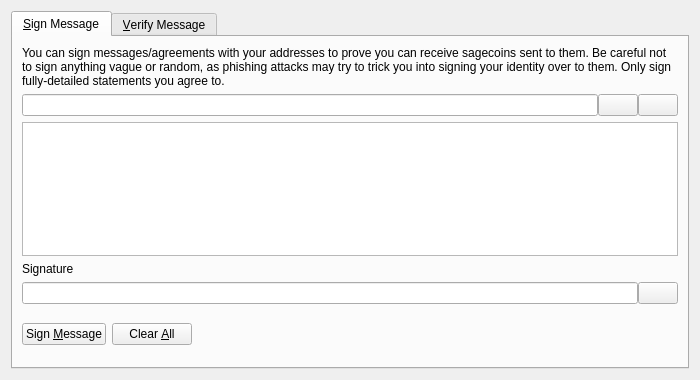
<?xml version="1.0" encoding="UTF-8"?>
<ui version="4.0">
 <class>SignVerifyMessageDialog</class>
 <widget class="QDialog" name="SignVerifyMessageDialog">
  <property name="geometry">
   <rect>
    <x>0</x>
    <y>0</y>
    <width>700</width>
    <height>380</height>
   </rect>
  </property>
  <property name="windowTitle">
   <string>Signatures - Sign / Verify a Message</string>
  </property>
  <property name="modal">
   <bool>true</bool>
  </property>
  <layout class="QVBoxLayout" name="verticalLayout">
   <item>
    <widget class="QTabWidget" name="tabWidget">
     <property name="currentIndex">
      <number>0</number>
     </property>
     <widget class="QWidget" name="tabSignMessage">
      <attribute name="title">
       <string>&amp;Sign Message</string>
      </attribute>
      <layout class="QVBoxLayout" name="verticalLayout_SM">
       <item>
        <widget class="QLabel" name="infoLabel_SM">
         <property name="text">
          <string>You can sign messages/agreements with your addresses to prove you can receive sagecoins sent to them. Be careful not to sign anything vague or random, as phishing attacks may try to trick you into signing your identity over to them. Only sign fully-detailed statements you agree to.</string>
         </property>
         <property name="textFormat">
          <enum>Qt::PlainText</enum>
         </property>
         <property name="wordWrap">
          <bool>true</bool>
         </property>
        </widget>
       </item>
       <item>
        <layout class="QHBoxLayout" name="horizontalLayout_1_SM">
         <property name="spacing">
          <number>0</number>
         </property>
         <item>
          <widget class="QValidatedLineEdit" name="addressIn_SM">
           <property name="toolTip">
            <string>The SageCoin address to sign the message with</string>
           </property>
          </widget>
         </item>
         <item>
          <widget class="QPushButton" name="addressBookButton_SM">
           <property name="toolTip">
            <string>Choose previously used address</string>
           </property>
           <property name="text">
            <string/>
           </property>
           <property name="icon">
            <iconset resource="../bitcoin.qrc">
             <normaloff>:/icons/address-book</normaloff>:/icons/address-book</iconset>
           </property>
           <property name="shortcut">
            <string>Alt+A</string>
           </property>
           <property name="autoDefault">
            <bool>false</bool>
           </property>
          </widget>
         </item>
         <item>
          <widget class="QPushButton" name="pasteButton_SM">
           <property name="toolTip">
            <string>Paste address from clipboard</string>
           </property>
           <property name="text">
            <string/>
           </property>
           <property name="icon">
            <iconset resource="../bitcoin.qrc">
             <normaloff>:/icons/editpaste</normaloff>:/icons/editpaste</iconset>
           </property>
           <property name="shortcut">
            <string>Alt+P</string>
           </property>
           <property name="autoDefault">
            <bool>false</bool>
           </property>
          </widget>
         </item>
        </layout>
       </item>
       <item>
        <widget class="QPlainTextEdit" name="messageIn_SM">
         <property name="toolTip">
          <string>Enter the message you want to sign here</string>
         </property>
        </widget>
       </item>
       <item>
        <widget class="QLabel" name="signatureLabel_SM">
         <property name="text">
          <string>Signature</string>
         </property>
         <property name="textFormat">
          <enum>Qt::PlainText</enum>
         </property>
        </widget>
       </item>
       <item>
        <layout class="QHBoxLayout" name="horizontalLayout_2_SM">
         <property name="spacing">
          <number>0</number>
         </property>
         <item>
          <widget class="QLineEdit" name="signatureOut_SM">
           <property name="font">
            <font>
             <italic>true</italic>
            </font>
           </property>
           <property name="readOnly">
            <bool>true</bool>
           </property>
          </widget>
         </item>
         <item>
          <widget class="QPushButton" name="copySignatureButton_SM">
           <property name="toolTip">
            <string>Copy the current signature to the system clipboard</string>
           </property>
           <property name="text">
            <string/>
           </property>
           <property name="icon">
            <iconset resource="../bitcoin.qrc">
             <normaloff>:/icons/editcopy</normaloff>:/icons/editcopy</iconset>
           </property>
           <property name="autoDefault">
            <bool>false</bool>
           </property>
          </widget>
         </item>
        </layout>
       </item>
       <item>
        <layout class="QHBoxLayout" name="horizontalLayout_3_SM">
         <item>
          <widget class="QPushButton" name="signMessageButton_SM">
           <property name="toolTip">
            <string>Sign the message to prove you own this SageCoin address</string>
           </property>
           <property name="text">
            <string>Sign &amp;Message</string>
           </property>
           <property name="icon">
            <iconset resource="../bitcoin.qrc">
             <normaloff>:/icons/edit</normaloff>:/icons/edit</iconset>
           </property>
           <property name="autoDefault">
            <bool>false</bool>
           </property>
          </widget>
         </item>
         <item>
          <widget class="QPushButton" name="clearButton_SM">
           <property name="toolTip">
            <string>Reset all sign message fields</string>
           </property>
           <property name="text">
            <string>Clear &amp;All</string>
           </property>
           <property name="icon">
            <iconset resource="../bitcoin.qrc">
             <normaloff>:/icons/remove</normaloff>:/icons/remove</iconset>
           </property>
           <property name="autoDefault">
            <bool>false</bool>
           </property>
          </widget>
         </item>
         <item>
          <spacer name="horizontalSpacer_1_SM">
           <property name="orientation">
            <enum>Qt::Horizontal</enum>
           </property>
           <property name="sizeHint" stdset="0">
            <size>
             <width>40</width>
             <height>48</height>
            </size>
           </property>
          </spacer>
         </item>
         <item>
          <widget class="QLabel" name="statusLabel_SM">
           <property name="font">
            <font>
             <weight>75</weight>
             <bold>true</bold>
            </font>
           </property>
           <property name="text">
            <string/>
           </property>
           <property name="wordWrap">
            <bool>true</bool>
           </property>
          </widget>
         </item>
         <item>
          <spacer name="horizontalSpacer_2_SM">
           <property name="orientation">
            <enum>Qt::Horizontal</enum>
           </property>
           <property name="sizeHint" stdset="0">
            <size>
             <width>40</width>
             <height>48</height>
            </size>
           </property>
          </spacer>
         </item>
        </layout>
       </item>
      </layout>
     </widget>
     <widget class="QWidget" name="tabVerifyMessage">
      <attribute name="title">
       <string>&amp;Verify Message</string>
      </attribute>
      <layout class="QVBoxLayout" name="verticalLayout_VM">
       <item>
        <widget class="QLabel" name="infoLabel_VM">
         <property name="text">
          <string>Enter the receiver's address, message (ensure you copy line breaks, spaces, tabs, etc. exactly) and signature below to verify the message. Be careful not to read more into the signature than what is in the signed message itself, to avoid being tricked by a man-in-the-middle attack. Note that this only proves the signing party receives with the address, it cannot prove sendership of any transaction!</string>
         </property>
         <property name="textFormat">
          <enum>Qt::PlainText</enum>
         </property>
         <property name="alignment">
          <set>Qt::AlignLeading|Qt::AlignLeft|Qt::AlignTop</set>
         </property>
         <property name="wordWrap">
          <bool>true</bool>
         </property>
        </widget>
       </item>
       <item>
        <layout class="QHBoxLayout" name="horizontalLayout_1_VM">
         <property name="spacing">
          <number>0</number>
         </property>
         <item>
          <widget class="QValidatedLineEdit" name="addressIn_VM">
           <property name="toolTip">
            <string>The SageCoin address the message was signed with</string>
           </property>
          </widget>
         </item>
         <item>
          <widget class="QPushButton" name="addressBookButton_VM">
           <property name="toolTip">
            <string>Choose previously used address</string>
           </property>
           <property name="text">
            <string/>
           </property>
           <property name="icon">
            <iconset resource="../bitcoin.qrc">
             <normaloff>:/icons/address-book</normaloff>:/icons/address-book</iconset>
           </property>
           <property name="shortcut">
            <string>Alt+A</string>
           </property>
           <property name="autoDefault">
            <bool>false</bool>
           </property>
          </widget>
         </item>
        </layout>
       </item>
       <item>
        <widget class="QPlainTextEdit" name="messageIn_VM"/>
       </item>
       <item>
        <widget class="QValidatedLineEdit" name="signatureIn_VM"/>
       </item>
       <item>
        <layout class="QHBoxLayout" name="horizontalLayout_2_VM">
         <item>
          <widget class="QPushButton" name="verifyMessageButton_VM">
           <property name="toolTip">
            <string>Verify the message to ensure it was signed with the specified SageCoin address</string>
           </property>
           <property name="text">
            <string>Verify &amp;Message</string>
           </property>
           <property name="icon">
            <iconset resource="../bitcoin.qrc">
             <normaloff>:/icons/transaction_0</normaloff>:/icons/transaction_0</iconset>
           </property>
           <property name="autoDefault">
            <bool>false</bool>
           </property>
          </widget>
         </item>
         <item>
          <widget class="QPushButton" name="clearButton_VM">
           <property name="toolTip">
            <string>Reset all verify message fields</string>
           </property>
           <property name="text">
            <string>Clear &amp;All</string>
           </property>
           <property name="icon">
            <iconset resource="../bitcoin.qrc">
             <normaloff>:/icons/remove</normaloff>:/icons/remove</iconset>
           </property>
           <property name="autoDefault">
            <bool>false</bool>
           </property>
          </widget>
         </item>
         <item>
          <spacer name="horizontalSpacer_1_VM">
           <property name="orientation">
            <enum>Qt::Horizontal</enum>
           </property>
           <property name="sizeHint" stdset="0">
            <size>
             <width>40</width>
             <height>48</height>
            </size>
           </property>
          </spacer>
         </item>
         <item>
          <widget class="QLabel" name="statusLabel_VM">
           <property name="font">
            <font>
             <weight>75</weight>
             <bold>true</bold>
            </font>
           </property>
           <property name="text">
            <string/>
           </property>
           <property name="wordWrap">
            <bool>true</bool>
           </property>
          </widget>
         </item>
         <item>
          <spacer name="horizontalSpacer_2_VM">
           <property name="orientation">
            <enum>Qt::Horizontal</enum>
           </property>
           <property name="sizeHint" stdset="0">
            <size>
             <width>40</width>
             <height>48</height>
            </size>
           </property>
          </spacer>
         </item>
        </layout>
       </item>
      </layout>
     </widget>
    </widget>
   </item>
  </layout>
 </widget>
 <customwidgets>
  <customwidget>
   <class>QValidatedLineEdit</class>
   <extends>QLineEdit</extends>
   <header>qvalidatedlineedit.h</header>
  </customwidget>
 </customwidgets>
 <resources>
  <include location="../bitcoin.qrc"/>
 </resources>
 <connections/>
</ui>
